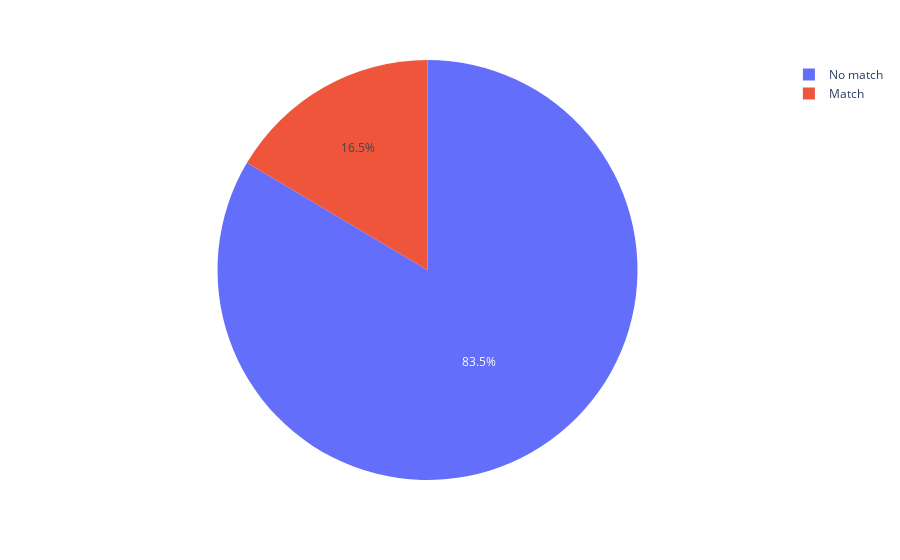

Source (notebook cell):
### Code cell
# Total nb of matches/no matches per gender  (Pie)
#  0:no match and 1:match
fig = px.pie(speed_dating, names="match")
fig.show()

### Figure 1 — Plotly figure (JSON) as saved in the notebook; plotly's stock layout.template omitted (floating-point values rounded to 4 significant figures; data arrays with more than 128 entries replaced by an {"elided": "..."} marker saying what was removed)
{"data": [{"domain": {"x": [0, 1], "y": [0, 1]}, "hovertemplate": "match=%{label}<extra></extra>", "labels": {"elided": "8378 str values"}, "legendgroup": "", "name": "", "showlegend": true, "type": "pie"}], "layout": {"legend": {"tracegroupgap": 0}, "margin": {"t": 60}}}
